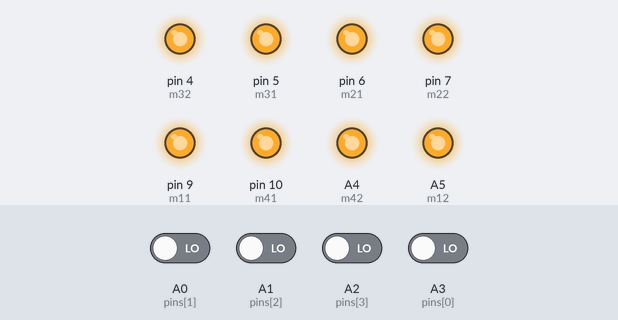
The sketch below on a simulated Arduino Uno, built with avr-gcc and run on an emulated ATmega328P. On the bench: output pins drawn as LEDs (lit = HIGH). The inputs (shaded band) are chosen by the test bench; at power-on: A0 (pins[1]), A1 (pins[2]), A2 (pins[3]), A3 (pins[0]) LOW. What the sketch prints to the serial monitor is not drawn.

Above: at 0.2 s.
Timing chart, 0 to 1.7 s (numbered marks = the images above):
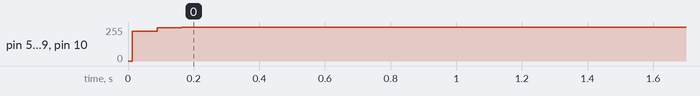

Measured:
- by itself, pin 5 (m31), pin 6 (m21), pin 9 (m11), pin 10 (m41): 0/255 → 225/255 at 0.01 s, → 250/255 0.08 s later, → 255/255 0.08 s later

The sketch:

adaptivePWM.ino
```cpp
/*
  >^/M1 (FL)       \^< M2 (FR)
   ----------------
  |                |
  |                |
  |                |
  |                |
  |                |
   ----------------
  >v\M4 (BL)       /v< M3 (BR)
  left - ACW <
  right - CW >
*/

int pins[] = {A3, A0, A1, A2};
int temp_pwm[] = {200, 200, 200, 200};
int m11 = 9; //FL
int m12 = A5;
int m21 = 6; //FR
int m22 = 7;
int m31 = 5; //BL
int m32 = 4;
int m41 = 10; //BR
int m42 = A4;
int spd = 255;
int pwm[] = {spd, spd, spd, spd};
boolean flag[4];
int count[4];
const int sizee = 400;
boolean vals[sizee][4];
int KP = 3;
int prev[4];
void setup()
{
  Serial.begin(9600);
  pinMode(m11, OUTPUT);
  pinMode(m21, OUTPUT);
  pinMode(m31, OUTPUT);
  pinMode(m41, OUTPUT);
  pinMode(m12, OUTPUT);
  pinMode(m22, OUTPUT);
  pinMode(m32, OUTPUT);
  pinMode(m42, OUTPUT);
  analogWrite(m11, 0);
  analogWrite(m21, 0);
  analogWrite(m31, 0);
  analogWrite(m41, 0);
  digitalWrite(m12, HIGH);
  digitalWrite(m22, HIGH);
  digitalWrite(m32, HIGH);
  digitalWrite(m42, HIGH);
  pinMode(pins[0], INPUT);
  pinMode(pins[1], INPUT);
  pinMode(pins[2], INPUT);
  pinMode(pins[3], INPUT);
}

void loop() {

  for (int i = 0; i < 4; i++)
  {
    flag[i] = LOW;
    count[i] = 0;
  }
  for (int i = 0; i < sizee; i++)
  {
    for (int j = 0; j < 4; j++)
    {
      vals[i][j] = digitalRead(pins[j]);
    }

  }
  for (int i = 0; i < sizee; i++)
  { for (int j = 0; j < 4; j++)
    {
      if (vals[i][j] != flag[j])
      {
        if (vals[i][j] == HIGH)
        {
          flag[j] = HIGH;
          count[j]++;
        }
        else
        {
          flag[j] = LOW;
        }
      }
    }
  }

  for (int i = 0; i < 4; i++)
    prev[i] = temp_pwm[i] - pwm[i];

  for (int i = 0; i < 4; i++)
  {
    int factor = (count[i] - 75) / KP ;
    temp_pwm[i] = pwm[i] - factor + prev[i];
    Serial.print(factor);
    Serial.print("-");
    Serial.print(count[i]);
    Serial.print("+");
    Serial.print(prev[i]);
    Serial.print("=");
    Serial.print(temp_pwm[i]);
    Serial.print("|\t");
    if(temp_pwm[i]>255)
      temp_pwm[i]=255;
  }
  Serial.println(" ");

  analogWrite(m11, temp_pwm[0]);
  analogWrite(m21, temp_pwm[1]);
  analogWrite(m31, temp_pwm[2]);
  analogWrite(m41, temp_pwm[3]);


  Serial.println("------------");
}
```
